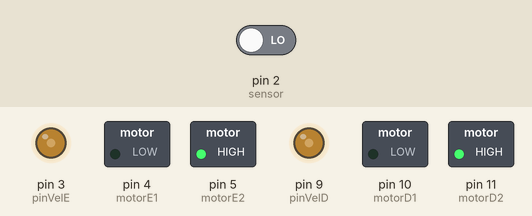
This sketch was run on a simulated Arduino Uno, built with avr-gcc and run on an emulated ATmega328P. Shown: switched loads named in the sketch (green lamp = pin HIGH), output pins drawn as LEDs (lit = HIGH). The test bench sets the inputs (shaded band); at power-on: pin 2 (sensor) LOW. What the sketch prints to the serial monitor is not drawn.

Above: at 0.1 s.
Timing chart, 0 to 1.6 s (numbered marks = the images above):
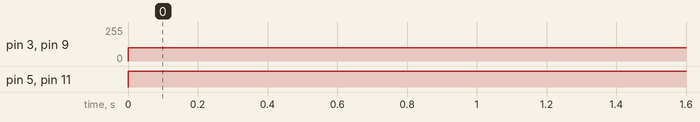

The sketch:

SENSORPULSO.ino
```cpp
int sensor = 2;
volatile int pulsos;

int pinVelD = 9;
int motorD1 = 10;
int motorD2 = 11;

int pinVelE = 3;
int motorE1 = 4;
int motorE2 = 5;

void contador()
{
  pulsos++;
}

void setup()
{
  attachInterrupt(digitalPinToInterrupt(sensor), contador, RISING);
  pulsos = 0;
  Serial.begin(9600);

  pinMode(motorD1,OUTPUT);
  pinMode(motorD2,OUTPUT);
  pinMode(motorE1,OUTPUT);
  pinMode(motorE2,OUTPUT);
}

void frenteE()
{
  digitalWrite(motorE1, LOW);
  digitalWrite(motorE2, HIGH);
  analogWrite(pinVelE, 100);
}

void frenteD()
{
  digitalWrite(motorD1, LOW);
  digitalWrite(motorD2, HIGH);
  analogWrite(pinVelD, 100);
}

void pararE()
{
  digitalWrite(motorE1, LOW);
  digitalWrite(motorE2, LOW);
  analogWrite(pinVelE, 0);
}

void pararD()
{
  digitalWrite(motorD1, LOW);
  digitalWrite(motorD2, LOW);
  analogWrite(pinVelD, 0);
}

void loop()
{

  float distancia = (pulsos * 20.7) / 60;

  if(distancia < 31)
  {
    frenteD();
    frenteE();
  }
  else
  {
    pararD();
    pararE();
  }

  Serial.println(pulsos);
  // Serial.println(distancia);
}
```

Measured:
- by itself, pin 3 (pinVelE), pin 9 (pinVelD): 0/255 → 100/255 at 0.00 s
- by itself, pin 5 (motorE2), pin 11 (motorD2): LOW → HIGH at 0.00 s
